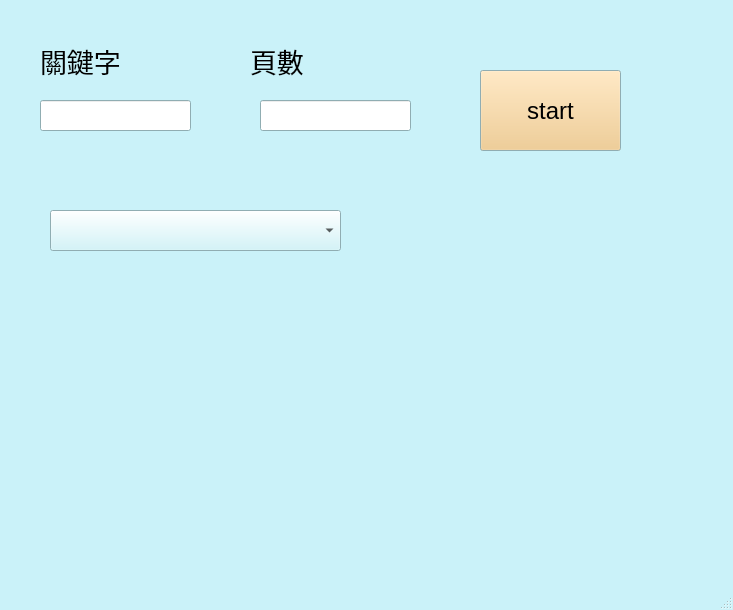
<?xml version="1.0" encoding="UTF-8"?>
<ui version="4.0">
 <class>MainWindow</class>
 <widget class="QMainWindow" name="MainWindow">
  <property name="enabled">
   <bool>true</bool>
  </property>
  <property name="geometry">
   <rect>
    <x>0</x>
    <y>0</y>
    <width>733</width>
    <height>610</height>
   </rect>
  </property>
  <property name="palette">
   <palette>
    <active>
     <colorrole role="WindowText">
      <brush brushstyle="SolidPattern">
       <color alpha="255">
        <red>0</red>
        <green>0</green>
        <blue>0</blue>
       </color>
      </brush>
     </colorrole>
     <colorrole role="Button">
      <brush brushstyle="SolidPattern">
       <color alpha="255">
        <red>202</red>
        <green>242</green>
        <blue>249</blue>
       </color>
      </brush>
     </colorrole>
     <colorrole role="Light">
      <brush brushstyle="SolidPattern">
       <color alpha="255">
        <red>255</red>
        <green>255</green>
        <blue>255</blue>
       </color>
      </brush>
     </colorrole>
     <colorrole role="Midlight">
      <brush brushstyle="SolidPattern">
       <color alpha="255">
        <red>228</red>
        <green>248</green>
        <blue>252</blue>
       </color>
      </brush>
     </colorrole>
     <colorrole role="Dark">
      <brush brushstyle="SolidPattern">
       <color alpha="255">
        <red>101</red>
        <green>121</green>
        <blue>124</blue>
       </color>
      </brush>
     </colorrole>
     <colorrole role="Mid">
      <brush brushstyle="SolidPattern">
       <color alpha="255">
        <red>135</red>
        <green>161</green>
        <blue>166</blue>
       </color>
      </brush>
     </colorrole>
     <colorrole role="Text">
      <brush brushstyle="SolidPattern">
       <color alpha="255">
        <red>18</red>
        <green>85</green>
        <blue>3</blue>
       </color>
      </brush>
     </colorrole>
     <colorrole role="BrightText">
      <brush brushstyle="SolidPattern">
       <color alpha="255">
        <red>255</red>
        <green>255</green>
        <blue>255</blue>
       </color>
      </brush>
     </colorrole>
     <colorrole role="ButtonText">
      <brush brushstyle="SolidPattern">
       <color alpha="255">
        <red>0</red>
        <green>0</green>
        <blue>0</blue>
       </color>
      </brush>
     </colorrole>
     <colorrole role="Base">
      <brush brushstyle="SolidPattern">
       <color alpha="255">
        <red>255</red>
        <green>255</green>
        <blue>255</blue>
       </color>
      </brush>
     </colorrole>
     <colorrole role="Window">
      <brush brushstyle="SolidPattern">
       <color alpha="255">
        <red>202</red>
        <green>242</green>
        <blue>249</blue>
       </color>
      </brush>
     </colorrole>
     <colorrole role="Shadow">
      <brush brushstyle="SolidPattern">
       <color alpha="255">
        <red>0</red>
        <green>0</green>
        <blue>0</blue>
       </color>
      </brush>
     </colorrole>
     <colorrole role="AlternateBase">
      <brush brushstyle="SolidPattern">
       <color alpha="255">
        <red>228</red>
        <green>248</green>
        <blue>252</blue>
       </color>
      </brush>
     </colorrole>
     <colorrole role="ToolTipBase">
      <brush brushstyle="SolidPattern">
       <color alpha="255">
        <red>255</red>
        <green>255</green>
        <blue>220</blue>
       </color>
      </brush>
     </colorrole>
     <colorrole role="ToolTipText">
      <brush brushstyle="SolidPattern">
       <color alpha="255">
        <red>0</red>
        <green>0</green>
        <blue>0</blue>
       </color>
      </brush>
     </colorrole>
     <colorrole role="PlaceholderText">
      <brush brushstyle="SolidPattern">
       <color alpha="128">
        <red>0</red>
        <green>0</green>
        <blue>0</blue>
       </color>
      </brush>
     </colorrole>
    </active>
    <inactive>
     <colorrole role="WindowText">
      <brush brushstyle="SolidPattern">
       <color alpha="255">
        <red>0</red>
        <green>0</green>
        <blue>0</blue>
       </color>
      </brush>
     </colorrole>
     <colorrole role="Button">
      <brush brushstyle="SolidPattern">
       <color alpha="255">
        <red>202</red>
        <green>242</green>
        <blue>249</blue>
       </color>
      </brush>
     </colorrole>
     <colorrole role="Light">
      <brush brushstyle="SolidPattern">
       <color alpha="255">
        <red>255</red>
        <green>255</green>
        <blue>255</blue>
       </color>
      </brush>
     </colorrole>
     <colorrole role="Midlight">
      <brush brushstyle="SolidPattern">
       <color alpha="255">
        <red>228</red>
        <green>248</green>
        <blue>252</blue>
       </color>
      </brush>
     </colorrole>
     <colorrole role="Dark">
      <brush brushstyle="SolidPattern">
       <color alpha="255">
        <red>101</red>
        <green>121</green>
        <blue>124</blue>
       </color>
      </brush>
     </colorrole>
     <colorrole role="Mid">
      <brush brushstyle="SolidPattern">
       <color alpha="255">
        <red>135</red>
        <green>161</green>
        <blue>166</blue>
       </color>
      </brush>
     </colorrole>
     <colorrole role="Text">
      <brush brushstyle="SolidPattern">
       <color alpha="255">
        <red>18</red>
        <green>85</green>
        <blue>3</blue>
       </color>
      </brush>
     </colorrole>
     <colorrole role="BrightText">
      <brush brushstyle="SolidPattern">
       <color alpha="255">
        <red>255</red>
        <green>255</green>
        <blue>255</blue>
       </color>
      </brush>
     </colorrole>
     <colorrole role="ButtonText">
      <brush brushstyle="SolidPattern">
       <color alpha="255">
        <red>0</red>
        <green>0</green>
        <blue>0</blue>
       </color>
      </brush>
     </colorrole>
     <colorrole role="Base">
      <brush brushstyle="SolidPattern">
       <color alpha="255">
        <red>255</red>
        <green>255</green>
        <blue>255</blue>
       </color>
      </brush>
     </colorrole>
     <colorrole role="Window">
      <brush brushstyle="SolidPattern">
       <color alpha="255">
        <red>202</red>
        <green>242</green>
        <blue>249</blue>
       </color>
      </brush>
     </colorrole>
     <colorrole role="Shadow">
      <brush brushstyle="SolidPattern">
       <color alpha="255">
        <red>0</red>
        <green>0</green>
        <blue>0</blue>
       </color>
      </brush>
     </colorrole>
     <colorrole role="AlternateBase">
      <brush brushstyle="SolidPattern">
       <color alpha="255">
        <red>228</red>
        <green>248</green>
        <blue>252</blue>
       </color>
      </brush>
     </colorrole>
     <colorrole role="ToolTipBase">
      <brush brushstyle="SolidPattern">
       <color alpha="255">
        <red>255</red>
        <green>255</green>
        <blue>220</blue>
       </color>
      </brush>
     </colorrole>
     <colorrole role="ToolTipText">
      <brush brushstyle="SolidPattern">
       <color alpha="255">
        <red>0</red>
        <green>0</green>
        <blue>0</blue>
       </color>
      </brush>
     </colorrole>
     <colorrole role="PlaceholderText">
      <brush brushstyle="SolidPattern">
       <color alpha="128">
        <red>0</red>
        <green>0</green>
        <blue>0</blue>
       </color>
      </brush>
     </colorrole>
    </inactive>
    <disabled>
     <colorrole role="WindowText">
      <brush brushstyle="SolidPattern">
       <color alpha="255">
        <red>101</red>
        <green>121</green>
        <blue>124</blue>
       </color>
      </brush>
     </colorrole>
     <colorrole role="Button">
      <brush brushstyle="SolidPattern">
       <color alpha="255">
        <red>202</red>
        <green>242</green>
        <blue>249</blue>
       </color>
      </brush>
     </colorrole>
     <colorrole role="Light">
      <brush brushstyle="SolidPattern">
       <color alpha="255">
        <red>255</red>
        <green>255</green>
        <blue>255</blue>
       </color>
      </brush>
     </colorrole>
     <colorrole role="Midlight">
      <brush brushstyle="SolidPattern">
       <color alpha="255">
        <red>228</red>
        <green>248</green>
        <blue>252</blue>
       </color>
      </brush>
     </colorrole>
     <colorrole role="Dark">
      <brush brushstyle="SolidPattern">
       <color alpha="255">
        <red>101</red>
        <green>121</green>
        <blue>124</blue>
       </color>
      </brush>
     </colorrole>
     <colorrole role="Mid">
      <brush brushstyle="SolidPattern">
       <color alpha="255">
        <red>135</red>
        <green>161</green>
        <blue>166</blue>
       </color>
      </brush>
     </colorrole>
     <colorrole role="Text">
      <brush brushstyle="SolidPattern">
       <color alpha="255">
        <red>101</red>
        <green>121</green>
        <blue>124</blue>
       </color>
      </brush>
     </colorrole>
     <colorrole role="BrightText">
      <brush brushstyle="SolidPattern">
       <color alpha="255">
        <red>255</red>
        <green>255</green>
        <blue>255</blue>
       </color>
      </brush>
     </colorrole>
     <colorrole role="ButtonText">
      <brush brushstyle="SolidPattern">
       <color alpha="255">
        <red>101</red>
        <green>121</green>
        <blue>124</blue>
       </color>
      </brush>
     </colorrole>
     <colorrole role="Base">
      <brush brushstyle="SolidPattern">
       <color alpha="255">
        <red>202</red>
        <green>242</green>
        <blue>249</blue>
       </color>
      </brush>
     </colorrole>
     <colorrole role="Window">
      <brush brushstyle="SolidPattern">
       <color alpha="255">
        <red>202</red>
        <green>242</green>
        <blue>249</blue>
       </color>
      </brush>
     </colorrole>
     <colorrole role="Shadow">
      <brush brushstyle="SolidPattern">
       <color alpha="255">
        <red>0</red>
        <green>0</green>
        <blue>0</blue>
       </color>
      </brush>
     </colorrole>
     <colorrole role="AlternateBase">
      <brush brushstyle="SolidPattern">
       <color alpha="255">
        <red>202</red>
        <green>242</green>
        <blue>249</blue>
       </color>
      </brush>
     </colorrole>
     <colorrole role="ToolTipBase">
      <brush brushstyle="SolidPattern">
       <color alpha="255">
        <red>255</red>
        <green>255</green>
        <blue>220</blue>
       </color>
      </brush>
     </colorrole>
     <colorrole role="ToolTipText">
      <brush brushstyle="SolidPattern">
       <color alpha="255">
        <red>0</red>
        <green>0</green>
        <blue>0</blue>
       </color>
      </brush>
     </colorrole>
     <colorrole role="PlaceholderText">
      <brush brushstyle="SolidPattern">
       <color alpha="128">
        <red>0</red>
        <green>0</green>
        <blue>0</blue>
       </color>
      </brush>
     </colorrole>
    </disabled>
   </palette>
  </property>
  <property name="windowTitle">
   <string>MainWindow</string>
  </property>
  <widget class="QWidget" name="centralwidget">
   <widget class="QPushButton" name="pushButton_start">
    <property name="geometry">
     <rect>
      <x>480</x>
      <y>70</y>
      <width>141</width>
      <height>81</height>
     </rect>
    </property>
    <property name="palette">
     <palette>
      <active>
       <colorrole role="Button">
        <brush brushstyle="SolidPattern">
         <color alpha="255">
          <red>240</red>
          <green>197</green>
          <blue>127</blue>
         </color>
        </brush>
       </colorrole>
      </active>
      <inactive>
       <colorrole role="Button">
        <brush brushstyle="SolidPattern">
         <color alpha="255">
          <red>240</red>
          <green>197</green>
          <blue>127</blue>
         </color>
        </brush>
       </colorrole>
      </inactive>
      <disabled>
       <colorrole role="Button">
        <brush brushstyle="SolidPattern">
         <color alpha="255">
          <red>240</red>
          <green>197</green>
          <blue>127</blue>
         </color>
        </brush>
       </colorrole>
      </disabled>
     </palette>
    </property>
    <property name="font">
     <font>
      <family>Segoe UI Historic</family>
      <pointsize>18</pointsize>
     </font>
    </property>
    <property name="text">
     <string>start</string>
    </property>
    <property name="autoRepeat">
     <bool>false</bool>
    </property>
   </widget>
   <widget class="QLineEdit" name="lineEdit_keyword">
    <property name="geometry">
     <rect>
      <x>40</x>
      <y>100</y>
      <width>151</width>
      <height>31</height>
     </rect>
    </property>
   </widget>
   <widget class="QLabel" name="label_news">
    <property name="geometry">
     <rect>
      <x>400</x>
      <y>200</y>
      <width>331</width>
      <height>51</height>
     </rect>
    </property>
    <property name="palette">
     <palette>
      <active>
       <colorrole role="WindowText">
        <brush brushstyle="SolidPattern">
         <color alpha="255">
          <red>0</red>
          <green>0</green>
          <blue>0</blue>
         </color>
        </brush>
       </colorrole>
       <colorrole role="Button">
        <brush brushstyle="SolidPattern">
         <color alpha="255">
          <red>170</red>
          <green>255</green>
          <blue>0</blue>
         </color>
        </brush>
       </colorrole>
       <colorrole role="Light">
        <brush brushstyle="SolidPattern">
         <color alpha="255">
          <red>213</red>
          <green>255</green>
          <blue>127</blue>
         </color>
        </brush>
       </colorrole>
       <colorrole role="Midlight">
        <brush brushstyle="SolidPattern">
         <color alpha="255">
          <red>191</red>
          <green>255</green>
          <blue>63</blue>
         </color>
        </brush>
       </colorrole>
       <colorrole role="Dark">
        <brush brushstyle="SolidPattern">
         <color alpha="255">
          <red>85</red>
          <green>127</green>
          <blue>0</blue>
         </color>
        </brush>
       </colorrole>
       <colorrole role="Mid">
        <brush brushstyle="SolidPattern">
         <color alpha="255">
          <red>113</red>
          <green>170</green>
          <blue>0</blue>
         </color>
        </brush>
       </colorrole>
       <colorrole role="Text">
        <brush brushstyle="SolidPattern">
         <color alpha="255">
          <red>0</red>
          <green>0</green>
          <blue>0</blue>
         </color>
        </brush>
       </colorrole>
       <colorrole role="BrightText">
        <brush brushstyle="SolidPattern">
         <color alpha="255">
          <red>255</red>
          <green>255</green>
          <blue>255</blue>
         </color>
        </brush>
       </colorrole>
       <colorrole role="ButtonText">
        <brush brushstyle="SolidPattern">
         <color alpha="255">
          <red>0</red>
          <green>0</green>
          <blue>0</blue>
         </color>
        </brush>
       </colorrole>
       <colorrole role="Base">
        <brush brushstyle="SolidPattern">
         <color alpha="255">
          <red>255</red>
          <green>255</green>
          <blue>255</blue>
         </color>
        </brush>
       </colorrole>
       <colorrole role="Window">
        <brush brushstyle="SolidPattern">
         <color alpha="255">
          <red>170</red>
          <green>255</green>
          <blue>0</blue>
         </color>
        </brush>
       </colorrole>
       <colorrole role="Shadow">
        <brush brushstyle="SolidPattern">
         <color alpha="255">
          <red>0</red>
          <green>0</green>
          <blue>0</blue>
         </color>
        </brush>
       </colorrole>
       <colorrole role="AlternateBase">
        <brush brushstyle="SolidPattern">
         <color alpha="255">
          <red>212</red>
          <green>255</green>
          <blue>127</blue>
         </color>
        </brush>
       </colorrole>
       <colorrole role="ToolTipBase">
        <brush brushstyle="SolidPattern">
         <color alpha="255">
          <red>255</red>
          <green>255</green>
          <blue>220</blue>
         </color>
        </brush>
       </colorrole>
       <colorrole role="ToolTipText">
        <brush brushstyle="SolidPattern">
         <color alpha="255">
          <red>0</red>
          <green>0</green>
          <blue>0</blue>
         </color>
        </brush>
       </colorrole>
       <colorrole role="PlaceholderText">
        <brush brushstyle="SolidPattern">
         <color alpha="128">
          <red>0</red>
          <green>0</green>
          <blue>0</blue>
         </color>
        </brush>
       </colorrole>
      </active>
      <inactive>
       <colorrole role="WindowText">
        <brush brushstyle="SolidPattern">
         <color alpha="255">
          <red>0</red>
          <green>0</green>
          <blue>0</blue>
         </color>
        </brush>
       </colorrole>
       <colorrole role="Button">
        <brush brushstyle="SolidPattern">
         <color alpha="255">
          <red>170</red>
          <green>255</green>
          <blue>0</blue>
         </color>
        </brush>
       </colorrole>
       <colorrole role="Light">
        <brush brushstyle="SolidPattern">
         <color alpha="255">
          <red>213</red>
          <green>255</green>
          <blue>127</blue>
         </color>
        </brush>
       </colorrole>
       <colorrole role="Midlight">
        <brush brushstyle="SolidPattern">
         <color alpha="255">
          <red>191</red>
          <green>255</green>
          <blue>63</blue>
         </color>
        </brush>
       </colorrole>
       <colorrole role="Dark">
        <brush brushstyle="SolidPattern">
         <color alpha="255">
          <red>85</red>
          <green>127</green>
          <blue>0</blue>
         </color>
        </brush>
       </colorrole>
       <colorrole role="Mid">
        <brush brushstyle="SolidPattern">
         <color alpha="255">
          <red>113</red>
          <green>170</green>
          <blue>0</blue>
         </color>
        </brush>
       </colorrole>
       <colorrole role="Text">
        <brush brushstyle="SolidPattern">
         <color alpha="255">
          <red>0</red>
          <green>0</green>
          <blue>0</blue>
         </color>
        </brush>
       </colorrole>
       <colorrole role="BrightText">
        <brush brushstyle="SolidPattern">
         <color alpha="255">
          <red>255</red>
          <green>255</green>
          <blue>255</blue>
         </color>
        </brush>
       </colorrole>
       <colorrole role="ButtonText">
        <brush brushstyle="SolidPattern">
         <color alpha="255">
          <red>0</red>
          <green>0</green>
          <blue>0</blue>
         </color>
        </brush>
       </colorrole>
       <colorrole role="Base">
        <brush brushstyle="SolidPattern">
         <color alpha="255">
          <red>255</red>
          <green>255</green>
          <blue>255</blue>
         </color>
        </brush>
       </colorrole>
       <colorrole role="Window">
        <brush brushstyle="SolidPattern">
         <color alpha="255">
          <red>170</red>
          <green>255</green>
          <blue>0</blue>
         </color>
        </brush>
       </colorrole>
       <colorrole role="Shadow">
        <brush brushstyle="SolidPattern">
         <color alpha="255">
          <red>0</red>
          <green>0</green>
          <blue>0</blue>
         </color>
        </brush>
       </colorrole>
       <colorrole role="AlternateBase">
        <brush brushstyle="SolidPattern">
         <color alpha="255">
          <red>212</red>
          <green>255</green>
          <blue>127</blue>
         </color>
        </brush>
       </colorrole>
       <colorrole role="ToolTipBase">
        <brush brushstyle="SolidPattern">
         <color alpha="255">
          <red>255</red>
          <green>255</green>
          <blue>220</blue>
         </color>
        </brush>
       </colorrole>
       <colorrole role="ToolTipText">
        <brush brushstyle="SolidPattern">
         <color alpha="255">
          <red>0</red>
          <green>0</green>
          <blue>0</blue>
         </color>
        </brush>
       </colorrole>
       <colorrole role="PlaceholderText">
        <brush brushstyle="SolidPattern">
         <color alpha="128">
          <red>0</red>
          <green>0</green>
          <blue>0</blue>
         </color>
        </brush>
       </colorrole>
      </inactive>
      <disabled>
       <colorrole role="WindowText">
        <brush brushstyle="SolidPattern">
         <color alpha="255">
          <red>85</red>
          <green>127</green>
          <blue>0</blue>
         </color>
        </brush>
       </colorrole>
       <colorrole role="Button">
        <brush brushstyle="SolidPattern">
         <color alpha="255">
          <red>170</red>
          <green>255</green>
          <blue>0</blue>
         </color>
        </brush>
       </colorrole>
       <colorrole role="Light">
        <brush brushstyle="SolidPattern">
         <color alpha="255">
          <red>213</red>
          <green>255</green>
          <blue>127</blue>
         </color>
        </brush>
       </colorrole>
       <colorrole role="Midlight">
        <brush brushstyle="SolidPattern">
         <color alpha="255">
          <red>191</red>
          <green>255</green>
          <blue>63</blue>
         </color>
        </brush>
       </colorrole>
       <colorrole role="Dark">
        <brush brushstyle="SolidPattern">
         <color alpha="255">
          <red>85</red>
          <green>127</green>
          <blue>0</blue>
         </color>
        </brush>
       </colorrole>
       <colorrole role="Mid">
        <brush brushstyle="SolidPattern">
         <color alpha="255">
          <red>113</red>
          <green>170</green>
          <blue>0</blue>
         </color>
        </brush>
       </colorrole>
       <colorrole role="Text">
        <brush brushstyle="SolidPattern">
         <color alpha="255">
          <red>85</red>
          <green>127</green>
          <blue>0</blue>
         </color>
        </brush>
       </colorrole>
       <colorrole role="BrightText">
        <brush brushstyle="SolidPattern">
         <color alpha="255">
          <red>255</red>
          <green>255</green>
          <blue>255</blue>
         </color>
        </brush>
       </colorrole>
       <colorrole role="ButtonText">
        <brush brushstyle="SolidPattern">
         <color alpha="255">
          <red>85</red>
          <green>127</green>
          <blue>0</blue>
         </color>
        </brush>
       </colorrole>
       <colorrole role="Base">
        <brush brushstyle="SolidPattern">
         <color alpha="255">
          <red>170</red>
          <green>255</green>
          <blue>0</blue>
         </color>
        </brush>
       </colorrole>
       <colorrole role="Window">
        <brush brushstyle="SolidPattern">
         <color alpha="255">
          <red>170</red>
          <green>255</green>
          <blue>0</blue>
         </color>
        </brush>
       </colorrole>
       <colorrole role="Shadow">
        <brush brushstyle="SolidPattern">
         <color alpha="255">
          <red>0</red>
          <green>0</green>
          <blue>0</blue>
         </color>
        </brush>
       </colorrole>
       <colorrole role="AlternateBase">
        <brush brushstyle="SolidPattern">
         <color alpha="255">
          <red>170</red>
          <green>255</green>
          <blue>0</blue>
         </color>
        </brush>
       </colorrole>
       <colorrole role="ToolTipBase">
        <brush brushstyle="SolidPattern">
         <color alpha="255">
          <red>255</red>
          <green>255</green>
          <blue>220</blue>
         </color>
        </brush>
       </colorrole>
       <colorrole role="ToolTipText">
        <brush brushstyle="SolidPattern">
         <color alpha="255">
          <red>0</red>
          <green>0</green>
          <blue>0</blue>
         </color>
        </brush>
       </colorrole>
       <colorrole role="PlaceholderText">
        <brush brushstyle="SolidPattern">
         <color alpha="128">
          <red>0</red>
          <green>0</green>
          <blue>0</blue>
         </color>
        </brush>
       </colorrole>
      </disabled>
     </palette>
    </property>
    <property name="font">
     <font>
      <family>Rockwell Extra Bold</family>
      <pointsize>22</pointsize>
      <weight>75</weight>
      <bold>true</bold>
     </font>
    </property>
    <property name="text">
     <string/>
    </property>
   </widget>
   <widget class="QComboBox" name="comboBox">
    <property name="geometry">
     <rect>
      <x>50</x>
      <y>210</y>
      <width>291</width>
      <height>41</height>
     </rect>
    </property>
    <property name="palette">
     <palette>
      <active>
       <colorrole role="WindowText">
        <brush brushstyle="SolidPattern">
         <color alpha="255">
          <red>2</red>
          <green>69</green>
          <blue>255</blue>
         </color>
        </brush>
       </colorrole>
       <colorrole role="Dark">
        <brush brushstyle="SolidPattern">
         <color alpha="255">
          <red>160</red>
          <green>0</green>
          <blue>0</blue>
         </color>
        </brush>
       </colorrole>
       <colorrole role="Mid">
        <brush brushstyle="SolidPattern">
         <color alpha="255">
          <red>245</red>
          <green>245</green>
          <blue>224</blue>
         </color>
        </brush>
       </colorrole>
       <colorrole role="Text">
        <brush brushstyle="SolidPattern">
         <color alpha="255">
          <red>2</red>
          <green>99</green>
          <blue>18</blue>
         </color>
        </brush>
       </colorrole>
       <colorrole role="ButtonText">
        <brush brushstyle="SolidPattern">
         <color alpha="255">
          <red>0</red>
          <green>0</green>
          <blue>0</blue>
         </color>
        </brush>
       </colorrole>
       <colorrole role="Base">
        <brush brushstyle="SolidPattern">
         <color alpha="255">
          <red>180</red>
          <green>255</green>
          <blue>237</blue>
         </color>
        </brush>
       </colorrole>
      </active>
      <inactive>
       <colorrole role="WindowText">
        <brush brushstyle="SolidPattern">
         <color alpha="255">
          <red>2</red>
          <green>69</green>
          <blue>255</blue>
         </color>
        </brush>
       </colorrole>
       <colorrole role="Dark">
        <brush brushstyle="SolidPattern">
         <color alpha="255">
          <red>160</red>
          <green>0</green>
          <blue>0</blue>
         </color>
        </brush>
       </colorrole>
       <colorrole role="Mid">
        <brush brushstyle="SolidPattern">
         <color alpha="255">
          <red>245</red>
          <green>245</green>
          <blue>224</blue>
         </color>
        </brush>
       </colorrole>
       <colorrole role="Text">
        <brush brushstyle="SolidPattern">
         <color alpha="255">
          <red>2</red>
          <green>99</green>
          <blue>18</blue>
         </color>
        </brush>
       </colorrole>
       <colorrole role="ButtonText">
        <brush brushstyle="SolidPattern">
         <color alpha="255">
          <red>0</red>
          <green>0</green>
          <blue>0</blue>
         </color>
        </brush>
       </colorrole>
       <colorrole role="Base">
        <brush brushstyle="SolidPattern">
         <color alpha="255">
          <red>180</red>
          <green>255</green>
          <blue>237</blue>
         </color>
        </brush>
       </colorrole>
      </inactive>
      <disabled>
       <colorrole role="WindowText">
        <brush brushstyle="SolidPattern">
         <color alpha="255">
          <red>160</red>
          <green>0</green>
          <blue>0</blue>
         </color>
        </brush>
       </colorrole>
       <colorrole role="Dark">
        <brush brushstyle="SolidPattern">
         <color alpha="255">
          <red>160</red>
          <green>0</green>
          <blue>0</blue>
         </color>
        </brush>
       </colorrole>
       <colorrole role="Mid">
        <brush brushstyle="SolidPattern">
         <color alpha="255">
          <red>245</red>
          <green>245</green>
          <blue>224</blue>
         </color>
        </brush>
       </colorrole>
       <colorrole role="Text">
        <brush brushstyle="SolidPattern">
         <color alpha="255">
          <red>160</red>
          <green>0</green>
          <blue>0</blue>
         </color>
        </brush>
       </colorrole>
       <colorrole role="ButtonText">
        <brush brushstyle="SolidPattern">
         <color alpha="255">
          <red>160</red>
          <green>0</green>
          <blue>0</blue>
         </color>
        </brush>
       </colorrole>
       <colorrole role="Base">
        <brush brushstyle="SolidPattern">
         <color alpha="255">
          <red>228</red>
          <green>255</green>
          <blue>226</blue>
         </color>
        </brush>
       </colorrole>
      </disabled>
     </palette>
    </property>
    <property name="editable">
     <bool>false</bool>
    </property>
   </widget>
   <widget class="QLabel" name="label_keyword">
    <property name="geometry">
     <rect>
      <x>40</x>
      <y>40</y>
      <width>161</width>
      <height>41</height>
     </rect>
    </property>
    <property name="font">
     <font>
      <family>Albertus Extra Bold</family>
      <pointsize>20</pointsize>
     </font>
    </property>
    <property name="text">
     <string>關鍵字</string>
    </property>
   </widget>
   <widget class="QLineEdit" name="lineEdit_page">
    <property name="geometry">
     <rect>
      <x>260</x>
      <y>100</y>
      <width>151</width>
      <height>31</height>
     </rect>
    </property>
   </widget>
   <widget class="QLabel" name="label_pagenum">
    <property name="geometry">
     <rect>
      <x>250</x>
      <y>40</y>
      <width>161</width>
      <height>41</height>
     </rect>
    </property>
    <property name="font">
     <font>
      <family>Albertus Extra Bold</family>
      <pointsize>20</pointsize>
     </font>
    </property>
    <property name="text">
     <string>頁數</string>
    </property>
   </widget>
  </widget>
  <widget class="QMenuBar" name="menubar">
   <property name="geometry">
    <rect>
     <x>0</x>
     <y>0</y>
     <width>733</width>
     <height>21</height>
    </rect>
   </property>
  </widget>
  <widget class="QStatusBar" name="statusbar"/>
 </widget>
 <resources/>
 <connections/>
</ui>
